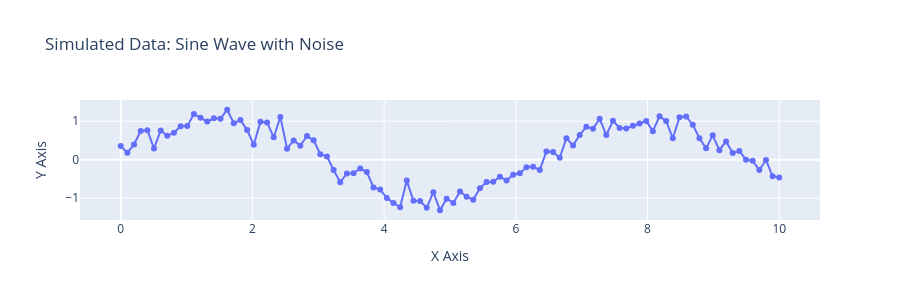

Notebook source saved alongside this figure:
### Code cell
def get_plotly_figure():
    import plotly.graph_objects as go
    import numpy as np

    # Simulating some data using numpy
    np.random.seed(0)
    x = np.linspace(0, 10, 100)
    y = np.sin(x) + np.random.normal(scale=0.2, size=x.shape)

    # Creating a plotly figure
    fig = go.Figure(
        data=go.Scatter(x=x, y=y, mode="markers+lines", name="Sin with Noise")
    )
    fig.update_layout(
        title="Simulated Data: Sine Wave with Noise",
        xaxis_title="X Axis",
        yaxis_title="Y Axis",
        height=300,
    )
    return fig

fig = get_plotly_figure()
fig.show()
